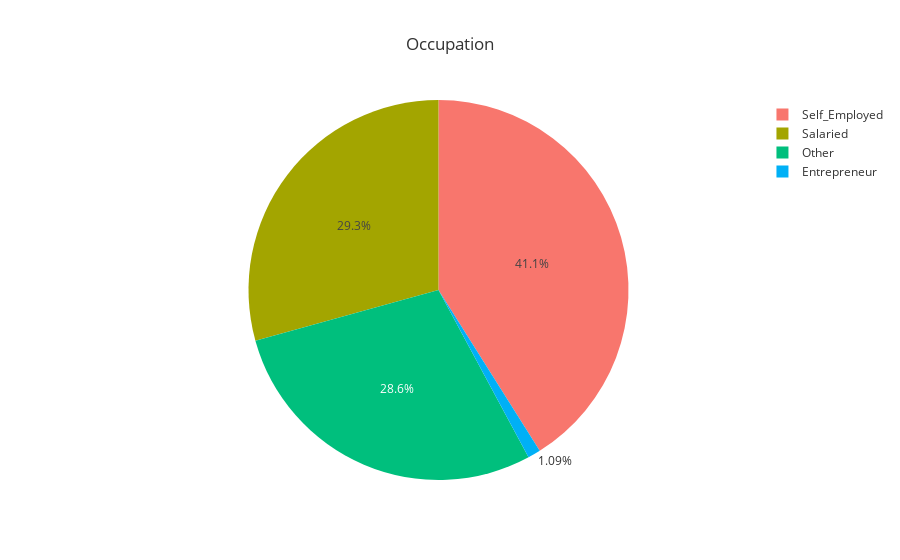

Notebook code for this chart:
### Code cell
fig = px.pie(train['Occupation'].value_counts(), values='Occupation', 
             names = train['Occupation'].value_counts().index,title = 'Occupation',template='ggplot2')
fig.show()

### Figure 1 — Plotly figure (JSON) as saved in the notebook; plotly's stock layout.template omitted (floating-point values rounded to 4 significant figures)
{"data": [{"hovertemplate": "label=%{label}<br>Occupation=%{value}", "domain": {"y": [0, 1], "x": [0, 1]}, "legendgroup": "", "name": "", "labels": ["Self_Employed", "Salaried", "Other", "Entrepreneur"], "showlegend": true, "hoverlabel": {"namelength": 0}, "values": [100886, 71999, 70173, 2667], "type": "pie"}], "layout": {"legend": {"tracegroupgap": 0}, "title": {"text": "Occupation"}}}
